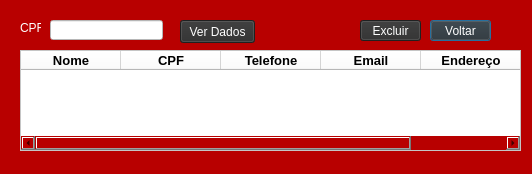
<?xml version="1.0" encoding="UTF-8"?>
<ui version="4.0">
 <class>TelaExcluir</class>
 <widget class="QDialog" name="TelaExcluir">
  <property name="geometry">
   <rect>
    <x>0</x>
    <y>0</y>
    <width>532</width>
    <height>174</height>
   </rect>
  </property>
  <property name="windowTitle">
   <string>Excluir Contato</string>
  </property>
  <property name="styleSheet">
   <string notr="true">background-color: rgb(184, 0, 0);</string>
  </property>
  <widget class="QLineEdit" name="lineEdit_cpf">
   <property name="geometry">
    <rect>
     <x>50</x>
     <y>20</y>
     <width>113</width>
     <height>20</height>
    </rect>
   </property>
   <property name="styleSheet">
    <string notr="true">background-color: rgb(255, 255, 255);</string>
   </property>
  </widget>
  <widget class="QLabel" name="label_2">
   <property name="geometry">
    <rect>
     <x>20</x>
     <y>20</y>
     <width>21</width>
     <height>16</height>
    </rect>
   </property>
   <property name="styleSheet">
    <string notr="true">color: rgb(255, 255, 255);</string>
   </property>
   <property name="text">
    <string>CPF:</string>
   </property>
  </widget>
  <widget class="QPushButton" name="pushButton_Voltar">
   <property name="geometry">
    <rect>
     <x>430</x>
     <y>20</y>
     <width>61</width>
     <height>21</height>
    </rect>
   </property>
   <property name="styleSheet">
    <string notr="true">background-color: rgb(45,45,45);
color: rgb(255, 255, 255);</string>
   </property>
   <property name="text">
    <string>Voltar</string>
   </property>
  </widget>
  <widget class="QPushButton" name="pushButton_Excluir">
   <property name="geometry">
    <rect>
     <x>360</x>
     <y>20</y>
     <width>61</width>
     <height>21</height>
    </rect>
   </property>
   <property name="styleSheet">
    <string notr="true">background-color: rgb(45,45,45);
color: rgb(255, 255, 255);</string>
   </property>
   <property name="text">
    <string>Excluir</string>
   </property>
  </widget>
  <widget class="QTableWidget" name="Lista">
   <property name="geometry">
    <rect>
     <x>20</x>
     <y>50</y>
     <width>501</width>
     <height>101</height>
    </rect>
   </property>
   <property name="styleSheet">
    <string notr="true">background-color: rgb(255, 255, 255);</string>
   </property>
   <column>
    <property name="text">
     <string>Nome</string>
    </property>
    <property name="font">
     <font>
      <pointsize>10</pointsize>
      <weight>75</weight>
      <bold>true</bold>
     </font>
    </property>
   </column>
   <column>
    <property name="text">
     <string>CPF</string>
    </property>
    <property name="font">
     <font>
      <pointsize>10</pointsize>
      <weight>75</weight>
      <italic>false</italic>
      <bold>true</bold>
     </font>
    </property>
   </column>
   <column>
    <property name="text">
     <string>Telefone</string>
    </property>
    <property name="font">
     <font>
      <pointsize>10</pointsize>
      <weight>75</weight>
      <bold>true</bold>
     </font>
    </property>
   </column>
   <column>
    <property name="text">
     <string>Email</string>
    </property>
    <property name="font">
     <font>
      <pointsize>10</pointsize>
      <weight>75</weight>
      <italic>false</italic>
      <bold>true</bold>
     </font>
    </property>
   </column>
   <column>
    <property name="text">
     <string>Endereço</string>
    </property>
    <property name="font">
     <font>
      <pointsize>10</pointsize>
      <weight>75</weight>
      <bold>true</bold>
     </font>
    </property>
   </column>
  </widget>
  <widget class="QPushButton" name="pushButton">
   <property name="geometry">
    <rect>
     <x>180</x>
     <y>20</y>
     <width>75</width>
     <height>23</height>
    </rect>
   </property>
   <property name="styleSheet">
    <string notr="true">background-color: rgb(45,45,45);
color: rgb(255, 255, 255);</string>
   </property>
   <property name="text">
    <string>Ver Dados</string>
   </property>
  </widget>
 </widget>
 <resources/>
 <connections/>
</ui>
